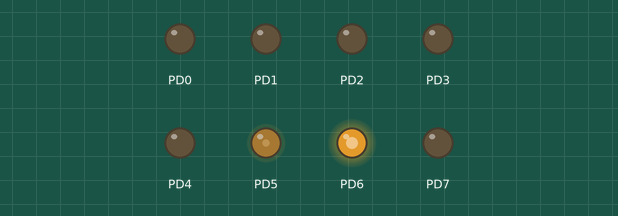
The program below on a simulated ATmega328P, built with avr-gcc and emulated at 16 MHz. Parts: output pins drawn as LEDs (lit = HIGH). At 0.0 s the program stops and its outputs stay as they are.

Above: at 0.1 s.
Timing chart, 0 to 1.5 s (numbered marks = the images above):
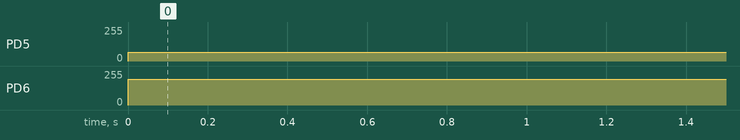

Measured:
- by itself, PD5: 0/255 → 64/255 at 0.00 s
- by itself, PD6: 0/255 → 192/255 at 0.00 s

The program:

main.c
```c
#define F_CPU 16000000UL
#include <avr/io.h>
#include <util/delay.h>

int main(void)
{
	//GPIO
	DDRD =0xFF; //Todos os pinos da porta D como saídas

	//Fast PWM, TOP = 0xFF, OC0A e OC0B habilitados
	TCCR0A = 0b10100011; //PWM não invertido nos pinos OC0A e OC0B
	TCCR0B = 0b00000011; //liga TC0, prescaler = 64, fpwm = f0sc/(256*prescaler) = 16MHz/(256*64) = 976Hz
	OCR0A = 192; //controle do ciclo ativo do PWM 0C0A (PD6) =>>> Duty = 192/256 = 75%
	OCR0B = 64; //controle do ciclo ativo do PWM OC0B (PD5)  =>>> Duty =  64/256 = 25%

	while (1)
	{
		//OCR0B += 10;
		//_delay_ms(3000);
	}
}
```
